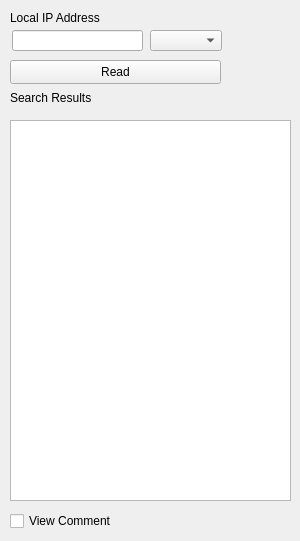
    <widget class="QWidget" name="tab_4">
     <attribute name="title">
      <string>IP</string>
     </attribute>
     <widget class="QLabel" name="labellocal">
      <property name="geometry">
       <rect>
        <x>10</x>
        <y>10</y>
        <width>121</width>
        <height>16</height>
       </rect>
      </property>
      <property name="text">
       <string>Local IP Address</string>
      </property>
     </widget>
     <widget class="QComboBox" name="ComboPort">
      <property name="geometry">
       <rect>
        <x>150</x>
        <y>30</y>
        <width>72</width>
        <height>21</height>
       </rect>
      </property>
     </widget>
     <widget class="QLineEdit" name="ComboIP">
      <property name="geometry">
       <rect>
        <x>12</x>
        <y>30</y>
        <width>131</width>
        <height>21</height>
       </rect>
      </property>
     </widget>
     <widget class="QPushButton" name="ButtonLire">
      <property name="geometry">
       <rect>
        <x>10</x>
        <y>60</y>
        <width>211</width>
        <height>24</height>
       </rect>
      </property>
      <property name="text">
       <string>Read</string>
      </property>
     </widget>
     <widget class="QLabel" name="SearchResults">
      <property name="geometry">
       <rect>
        <x>10</x>
        <y>90</y>
        <width>131</width>
        <height>16</height>
       </rect>
      </property>
      <property name="text">
       <string>Search Results</string>
      </property>
     </widget>
     <widget class="QListWidget" name="ListIPResult">
      <property name="geometry">
       <rect>
        <x>10</x>
        <y>120</y>
        <width>281</width>
        <height>381</height>
       </rect>
      </property>
     </widget>
     <widget class="QCheckBox" name="ViewCommentIP">
      <property name="geometry">
       <rect>
        <x>10</x>
        <y>510</y>
        <width>121</width>
        <height>22</height>
       </rect>
      </property>
      <property name="text">
       <string>View Comment</string>
      </property>
     </widget>
    </widget>
